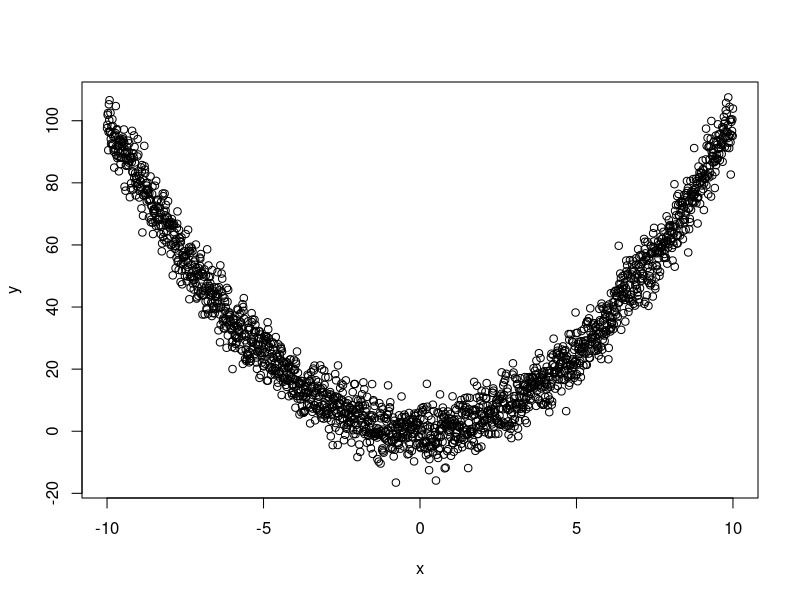

This figure's R source: (Note: this script raises an error after producing the figure.)
# script to play with regression.
# borrows from flow of chapter 6 of 'machine learning for hackers'

# clear memory
rm(list=ls())

# let's make us some fake data.

## x
x <- seq(-10, 10, by = 0.01)
## y
y <- x ^ 2 + rnorm(length(x), 0, 5)

# plot it
plot(x,y)
# make it fancy
library(ggplot2)
ggplot(data.frame(X = x, Y = y), aes(x = X, y = Y)) +
  geom_point() +
# even fancier, please
ggplot(data.frame(X = x, Y = y), aes(x = X, y = Y)) +
  geom_point() +
  geom_smooth(se = FALSE)

# define a variable for x^2
x.2 <- x ^ 2

# plot y against it.
plot(x.2,y)
# make it fancier
ggplot(data.frame(XSquared = x.2, Y = y), aes(x = XSquared, y = Y)) +
  geom_point() 
# now makeit fancy with a smooth cuve
ggplot(data.frame(XSquared = x.2, Y = y), aes(x = XSquared, y = Y)) +
  geom_point() 
  geom_smooth(se = FALSE)
# now make it fancy with a smooth curve learned from lm
ggplot(data.frame(XSquared = x.2, Y = y), aes(x = XSquared, y = Y)) +
  geom_point() +
  geom_smooth(method = 'lm', se = FALSE)


# NOW LET'S START US SOME MODELING:

# fit to x^1
lm.out<-lm(y~x)
lm.out$coefficients

# what there are 2 coeffs? yes there's constant by default. 
# we can make it explicit too:
lm.out<-lm(y~1+x)
lm.out$coefficients

# what of polynom?
lm.out<-lm(y~x.2)
lm.out$coefficients

# whoa, what of both?
lm.out<-lm(y~x.2+x)
lm.out$coefficients

# convince yourself this makes sense.

## MODEL SIN CURVE
x <- seq(0, 1, by = 0.01)
y <- sin(2 * pi * x) + rnorm(length(x), 0, 0.1)

# let's use data frames to make the whole of the polynomial:
df <- data.frame(X = x, Y = y)
df <- transform(df, X2 = X ^ 2)
df <- transform(df, X3 = X ^ 3)
df <- transform(df, X4 = X ^ 4)
df <- transform(df, X5 = X ^ 5)
df <- transform(df, X6 = X ^ 6)
df <- transform(df, X7 = X ^ 7)
df <- transform(df, X8 = X ^ 8)
df <- transform(df, X9 = X ^ 9)
df <- transform(df, X10 = X ^ 10)
df <- transform(df, X11 = X ^ 11)
df <- transform(df, X12 = X ^ 12)
df <- transform(df, X13 = X ^ 13)
df <- transform(df, X14 = X ^ 14)
df <- transform(df, X15 = X ^ 15)

# fit to little polynomial
summary(lm(Y ~ X + X2 + X3, data = df))

# fit to big polynomial
summary(
  lm(
    Y ~
      X + X2 + X3 + X4 + X5 + X6 + X7 + X8 + X9 + X10 + X11 + X12 + X13 + X14,
  data = df)
)

# use "poly" to get orthogonal polynomials
summary(lm(Y ~ poly(X, degree = 14), data = df))
